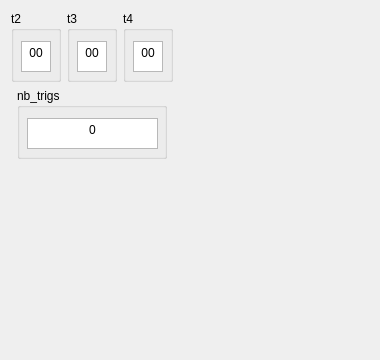
       <widget class="QWidget" name="tab_status">
        <attribute name="title">
         <string>Status</string>
        </attribute>
        <layout class="QGridLayout" name="gridLayout_2">
         <item row="0" column="0">
          <layout class="QHBoxLayout" name="horizontalLayout">
           <item>
            <widget class="QGroupBox" name="groupBox_18">
             <property name="sizePolicy">
              <sizepolicy hsizetype="Minimum" vsizetype="Fixed">
               <horstretch>0</horstretch>
               <verstretch>0</verstretch>
              </sizepolicy>
             </property>
             <property name="minimumSize">
              <size>
               <width>50</width>
               <height>71</height>
              </size>
             </property>
             <property name="maximumSize">
              <size>
               <width>50</width>
               <height>71</height>
              </size>
             </property>
             <property name="title">
              <string>t2</string>
             </property>
             <widget class="QTextEdit" name="textEdit_clock_t2">
              <property name="geometry">
               <rect>
                <x>10</x>
                <y>30</y>
                <width>30</width>
                <height>31</height>
               </rect>
              </property>
              <property name="sizePolicy">
               <sizepolicy hsizetype="Fixed" vsizetype="Fixed">
                <horstretch>0</horstretch>
                <verstretch>0</verstretch>
               </sizepolicy>
              </property>
              <property name="readOnly">
               <bool>true</bool>
              </property>
              <property name="html">
               <string>&lt;!DOCTYPE HTML PUBLIC &quot;-//W3C//DTD HTML 4.0//EN&quot; &quot;http://www.w3.org/TR/REC-html40/strict.dtd&quot;&gt;
&lt;html&gt;&lt;head&gt;&lt;meta name=&quot;qrichtext&quot; content=&quot;1&quot; /&gt;&lt;style type=&quot;text/css&quot;&gt;
p, li { white-space: pre-wrap; }
&lt;/style&gt;&lt;/head&gt;&lt;body style=&quot; font-family:'Sans Serif'; font-size:9pt; font-weight:400; font-style:normal;&quot;&gt;
&lt;p align=&quot;center&quot; style=&quot; margin-top:0px; margin-bottom:0px; margin-left:0px; margin-right:0px; -qt-block-indent:0; text-indent:0px;&quot;&gt;00&lt;/p&gt;&lt;/body&gt;&lt;/html&gt;</string>
              </property>
             </widget>
            </widget>
           </item>
           <item>
            <widget class="QGroupBox" name="groupBox_19">
             <property name="sizePolicy">
              <sizepolicy hsizetype="Minimum" vsizetype="Fixed">
               <horstretch>0</horstretch>
               <verstretch>0</verstretch>
              </sizepolicy>
             </property>
             <property name="minimumSize">
              <size>
               <width>50</width>
               <height>71</height>
              </size>
             </property>
             <property name="maximumSize">
              <size>
               <width>50</width>
               <height>71</height>
              </size>
             </property>
             <property name="whatsThis">
              <string extracomment="Timers indication used by GPS"/>
             </property>
             <property name="title">
              <string>t3</string>
             </property>
             <widget class="QTextEdit" name="textEdit_clock_t3">
              <property name="geometry">
               <rect>
                <x>10</x>
                <y>30</y>
                <width>30</width>
                <height>31</height>
               </rect>
              </property>
              <property name="sizePolicy">
               <sizepolicy hsizetype="Fixed" vsizetype="Fixed">
                <horstretch>0</horstretch>
                <verstretch>0</verstretch>
               </sizepolicy>
              </property>
              <property name="readOnly">
               <bool>true</bool>
              </property>
              <property name="html">
               <string>&lt;!DOCTYPE HTML PUBLIC &quot;-//W3C//DTD HTML 4.0//EN&quot; &quot;http://www.w3.org/TR/REC-html40/strict.dtd&quot;&gt;
&lt;html&gt;&lt;head&gt;&lt;meta name=&quot;qrichtext&quot; content=&quot;1&quot; /&gt;&lt;style type=&quot;text/css&quot;&gt;
p, li { white-space: pre-wrap; }
&lt;/style&gt;&lt;/head&gt;&lt;body style=&quot; font-family:'Sans Serif'; font-size:9pt; font-weight:400; font-style:normal;&quot;&gt;
&lt;p align=&quot;center&quot; style=&quot; margin-top:0px; margin-bottom:0px; margin-left:0px; margin-right:0px; -qt-block-indent:0; text-indent:0px;&quot;&gt;00&lt;/p&gt;&lt;/body&gt;&lt;/html&gt;</string>
              </property>
             </widget>
            </widget>
           </item>
           <item>
            <widget class="QGroupBox" name="groupBox_17">
             <property name="sizePolicy">
              <sizepolicy hsizetype="Minimum" vsizetype="Fixed">
               <horstretch>0</horstretch>
               <verstretch>0</verstretch>
              </sizepolicy>
             </property>
             <property name="minimumSize">
              <size>
               <width>50</width>
               <height>71</height>
              </size>
             </property>
             <property name="maximumSize">
              <size>
               <width>50</width>
               <height>71</height>
              </size>
             </property>
             <property name="title">
              <string>t4</string>
             </property>
             <widget class="QTextEdit" name="textEdit_clock_t4">
              <property name="geometry">
               <rect>
                <x>10</x>
                <y>30</y>
                <width>30</width>
                <height>31</height>
               </rect>
              </property>
              <property name="sizePolicy">
               <sizepolicy hsizetype="Fixed" vsizetype="Fixed">
                <horstretch>0</horstretch>
                <verstretch>0</verstretch>
               </sizepolicy>
              </property>
              <property name="readOnly">
               <bool>true</bool>
              </property>
              <property name="html">
               <string>&lt;!DOCTYPE HTML PUBLIC &quot;-//W3C//DTD HTML 4.0//EN&quot; &quot;http://www.w3.org/TR/REC-html40/strict.dtd&quot;&gt;
&lt;html&gt;&lt;head&gt;&lt;meta name=&quot;qrichtext&quot; content=&quot;1&quot; /&gt;&lt;style type=&quot;text/css&quot;&gt;
p, li { white-space: pre-wrap; }
&lt;/style&gt;&lt;/head&gt;&lt;body style=&quot; font-family:'Sans Serif'; font-size:9pt; font-weight:400; font-style:normal;&quot;&gt;
&lt;p align=&quot;center&quot; style=&quot; margin-top:0px; margin-bottom:0px; margin-left:0px; margin-right:0px; -qt-block-indent:0; text-indent:0px;&quot;&gt;00&lt;/p&gt;&lt;/body&gt;&lt;/html&gt;</string>
              </property>
             </widget>
            </widget>
           </item>
          </layout>
         </item>
         <item row="0" column="1">
          <spacer name="horizontalSpacer_4">
           <property name="orientation">
            <enum>Qt::Horizontal</enum>
           </property>
           <property name="sizeHint" stdset="0">
            <size>
             <width>196</width>
             <height>20</height>
            </size>
           </property>
          </spacer>
         </item>
         <item row="1" column="0">
          <layout class="QGridLayout" name="gridLayout">
           <item row="0" column="0">
            <widget class="QGroupBox" name="groupBox_20">
             <property name="sizePolicy">
              <sizepolicy hsizetype="Minimum" vsizetype="Fixed">
               <horstretch>0</horstretch>
               <verstretch>0</verstretch>
              </sizepolicy>
             </property>
             <property name="minimumSize">
              <size>
               <width>150</width>
               <height>71</height>
              </size>
             </property>
             <property name="maximumSize">
              <size>
               <width>150</width>
               <height>71</height>
              </size>
             </property>
             <property name="title">
              <string>nb_trigs</string>
             </property>
             <widget class="QTextEdit" name="textEdit_nb_trigs">
              <property name="geometry">
               <rect>
                <x>10</x>
                <y>30</y>
                <width>131</width>
                <height>31</height>
               </rect>
              </property>
              <property name="sizePolicy">
               <sizepolicy hsizetype="Fixed" vsizetype="Fixed">
                <horstretch>0</horstretch>
                <verstretch>0</verstretch>
               </sizepolicy>
              </property>
              <property name="readOnly">
               <bool>true</bool>
              </property>
              <property name="html">
               <string>&lt;!DOCTYPE HTML PUBLIC &quot;-//W3C//DTD HTML 4.0//EN&quot; &quot;http://www.w3.org/TR/REC-html40/strict.dtd&quot;&gt;
&lt;html&gt;&lt;head&gt;&lt;meta name=&quot;qrichtext&quot; content=&quot;1&quot; /&gt;&lt;style type=&quot;text/css&quot;&gt;
p, li { white-space: pre-wrap; }
&lt;/style&gt;&lt;/head&gt;&lt;body style=&quot; font-family:'Sans Serif'; font-size:9pt; font-weight:400; font-style:normal;&quot;&gt;
&lt;p align=&quot;center&quot; style=&quot; margin-top:0px; margin-bottom:0px; margin-left:0px; margin-right:0px; -qt-block-indent:0; text-indent:0px;&quot;&gt;0&lt;/p&gt;&lt;/body&gt;&lt;/html&gt;</string>
              </property>
             </widget>
            </widget>
           </item>
          </layout>
         </item>
         <item row="2" column="0">
          <spacer name="verticalSpacer_6">
           <property name="orientation">
            <enum>Qt::Vertical</enum>
           </property>
           <property name="sizeHint" stdset="0">
            <size>
             <width>20</width>
             <height>190</height>
            </size>
           </property>
          </spacer>
         </item>
        </layout>
        <zorder>horizontalSpacer_4</zorder>
        <zorder>verticalSpacer_6</zorder>
       </widget>
